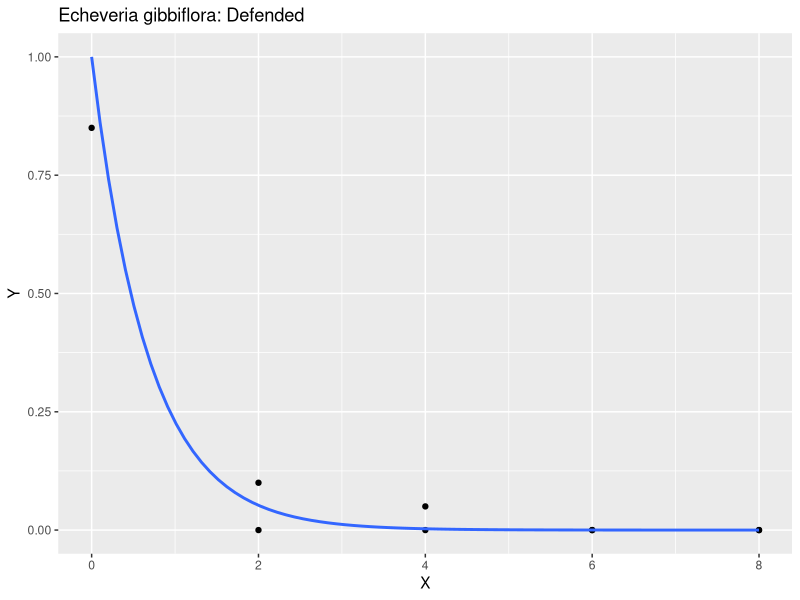
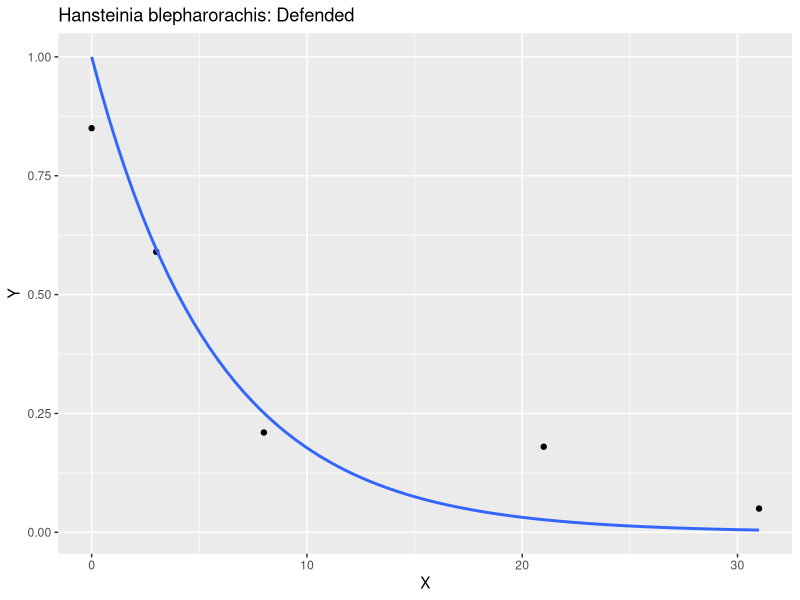
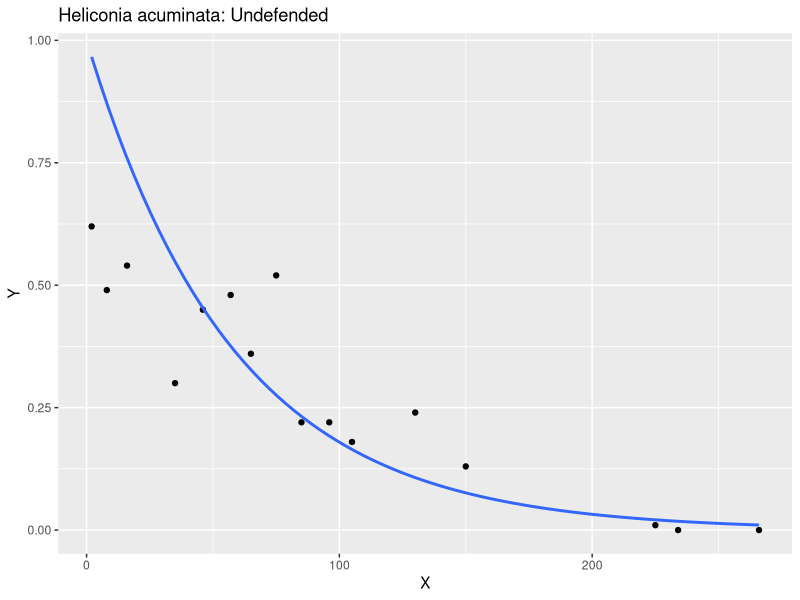
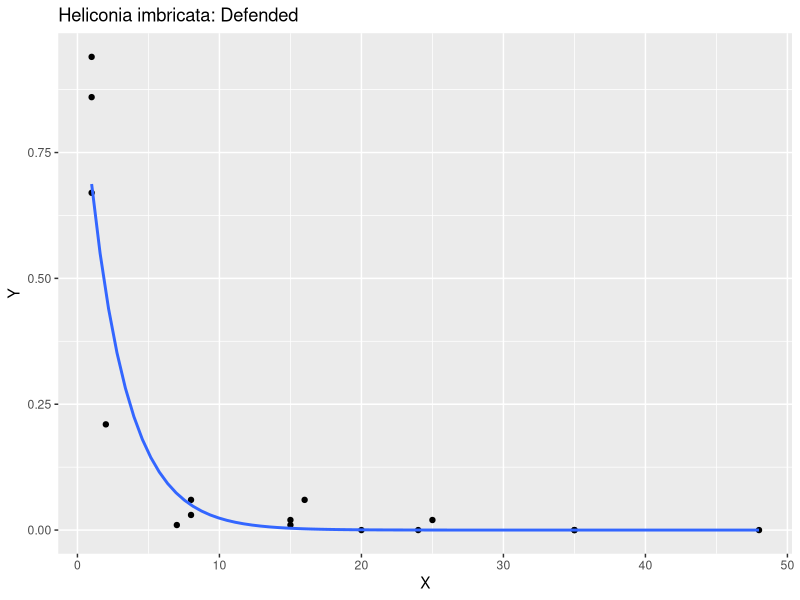
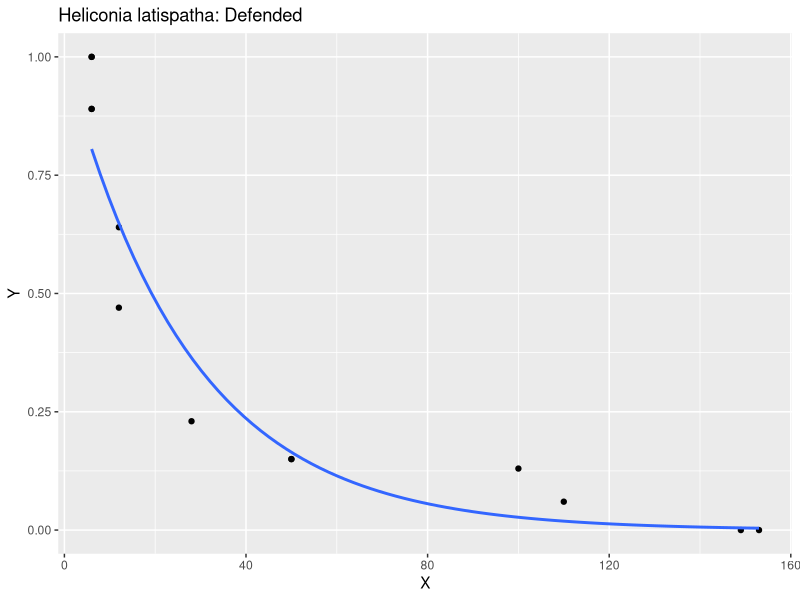
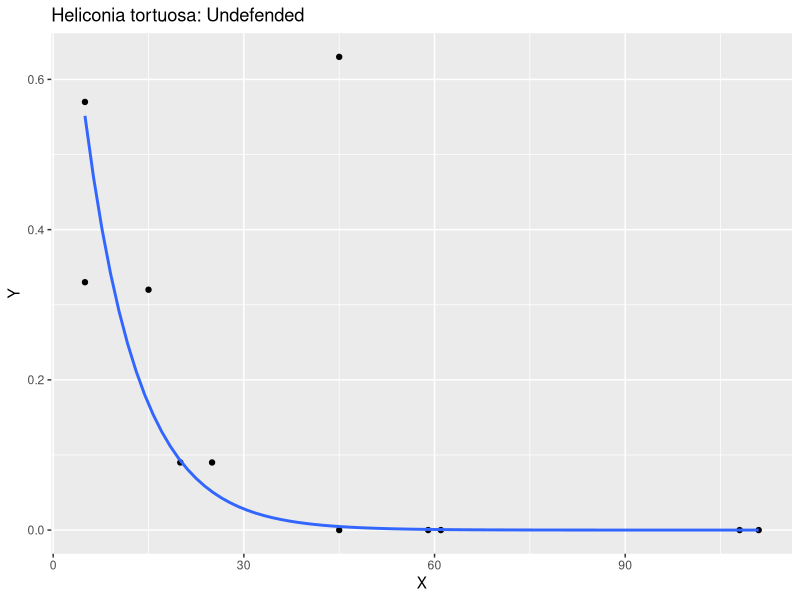
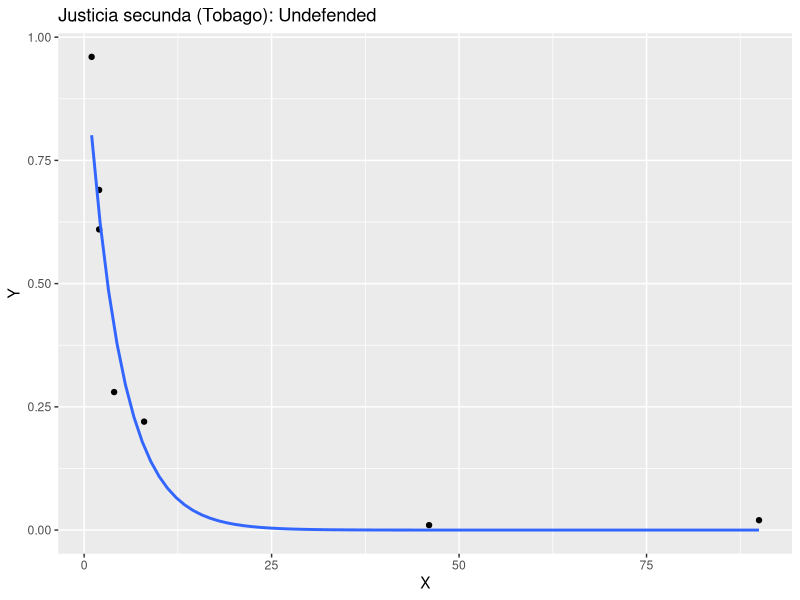
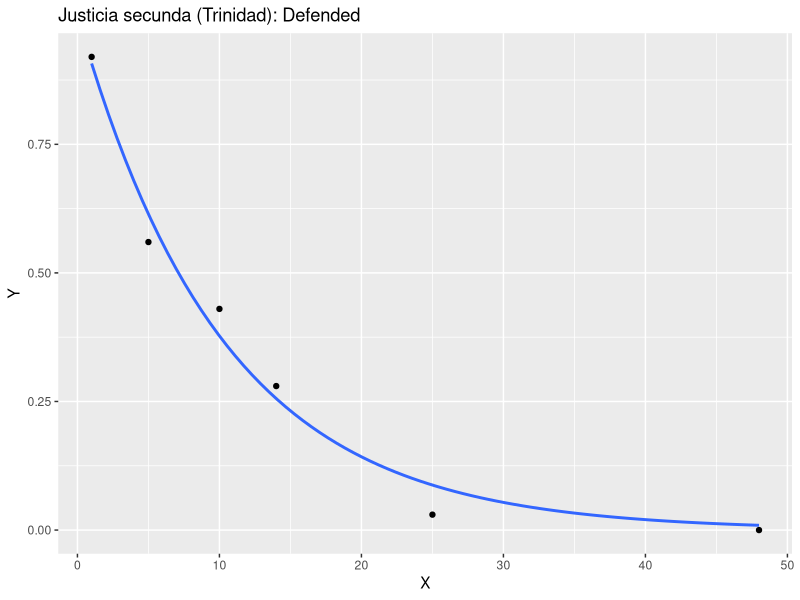

Generate these figures, in order, with R: (Note: this script raises an error after producing the figures.)
## ----setup, include = FALSE--------------------------------------------------------------------------------------------------------------------------------------------------------------------
knitr::opts_chunk$set(echo = TRUE)

library(dplyr)
library(tidyr)
library(ggplot2)
library(RColorBrewer)
library(gridExtra)
library(cowplot)
library(ggpubr)

set.seed(0)


## ----import_digitized_data---------------------------------------------------------------------------------------------------------------------------------------------------------------------
digitized_points <- read.csv("data/pollen_dispersal/Digitized_pollen_dispersal_data.csv")


## ----prepare_data_for_analysis-----------------------------------------------------------------------------------------------------------------------------------------------------------------
data <- digitized_points %>%
  
  mutate_at(vars(X, Y), ~round(., digits=0)) %>% #Round X & Y values- don't actually have as much precision as numbers from digitization imply
  mutate(Y = Y/100) %>% #Convert percent to proportion so that y ranges between 0 and 1

  #Prepare species names for plotting
  separate(Plant_species, into = c("Genus", "Species"), remove = FALSE) %>% #Remove underscore from plant names for plotting (NEW COLUMN = "SPECIES_NAME")
  mutate(Species_name = paste(Genus, Species, sep = " ")) %>%
  select(-Genus, -Species) %>%

  #Split Trinidad studies from Tobago studies for plotting/analysis
  mutate(Species_name = ifelse(grepl("Trinidad", Replicate), paste(Species_name, "(Trinidad)", sep = " "), Species_name))%>%
  mutate(Species_name = ifelse(grepl("Tobago", Replicate), paste(Species_name, "(Tobago)", sep = " "), Species_name))


## ----fit_exponential_decay_curves--------------------------------------------------------------------------------------------------------------------------------------------------------------
#Figured out starting parameter for alpha by experimenting with stats::SSasymp (SS = self starting)
plots_per_species <- data %>%
  group_by(Species_name, Dye_source_defense) %>%
  do(plot = ggplot(., aes(x = X, y = Y)) +
       geom_point() +
       stat_smooth(method = "nls", formula = y ~ exp(-alpha*x), method.args = list(start = c(alpha = 0.001)), se = FALSE) +
       labs(title = paste(.$Species_name, .$Dye_source_defense, sep = ": "))) %>%
  ungroup()

plots_per_species$plot

#All the species have fits!


## ----make_table_of_fit_parameters--------------------------------------------------------------------------------------------------------------------------------------------------------------
model_fits <- data %>%
  group_by(Species_name, Dye_source_defense)%>%
  do(fit = nls(formula = Y ~ exp(-alpha*X), data = ., start = list(alpha = 0.001)))

model_fits$fit

#Rate parameter alpha
rate_params <- model_fits %>%
  nest_by(Species_name, Dye_source_defense, fit) %>%
  summarise(broom::tidy(fit)) %>%
  ungroup() %>%
  select(Species_name, Dye_source_defense, term, estimate) %>% 
  spread(term, estimate) %>%
  rename(rate_constant = alpha) %>%
  ungroup()

#Residual sum of squares
#There is probably a more direct way to extract this from the fit objects, but this works
rss <- tibble(model = model_fits$fit) %>%
  mutate(residuals = purrr::map(model, resid),
         squared_residuals = purrr::map(residuals, ~.x^2),
         model_num = 1:length(model)) %>%
  group_by(model_num) %>%
  summarise(sum_squared_residuals = sum(unlist(squared_residuals))) %>%
  ungroup()

#Join together..
fit_summary <- cbind(rate_params, rss) %>%
  select(model_num, everything())


## ----summarize_dispersal_distances-------------------------------------------------------------------------------------------------------------------------------------------------------------
dispersal_distance_sum <- data %>%
  filter(Y > 0) %>% #Interested in how far dye got, so not interested in distances that didn't have any dye found (i.e., Y = 0)
  group_by(Study, Species_name, Dye_source_defense) %>%
  summarise(max = max(X, na.rm = TRUE),
            min = min(X, na.rm = TRUE),
            mean = mean(X, na.rm = TRUE),
            median = median(X, na.rm = TRUE)) %>%
  ungroup() %>%
  arrange(max)


## ----calculate_distance_with_50%_initial_value-------------------------------------------------------------------------------------------------------------------------------------------------
#Calculate distance at which dye proportion is 50% of initial value
#First, calculate initial dye transfer proportion, and calculate its half value
#This is a bit complicated because, initial values are not necessarily max value (1)
#Also need to account for there being multiple initial values for studies/species with multiple replicates (days)
first_x_values <- data %>%
  group_by(Study, Species_name, Dye_source_defense) %>%
  arrange(X) %>%
  summarise(first_X = first(X)) %>%
  ungroup() %>%
  mutate(first_x_ID = paste(Species_name, first_X, sep = "_"))

initial_y_values <- data %>%
  filter(Y > 0) %>%
  mutate(first_x_ID = paste(Species_name, X, sep = "_")) %>%
  filter(first_x_ID %in% first_x_values$first_x_ID) %>%
  group_by(Study, Species_name, Dye_source_defense) %>%
  summarise(initial_y = max(Y)) %>% #For species with > 1 value (i.e., if multiple replicates) - pick max initial value
  ungroup()
  
half_y_values <- initial_y_values %>%
  mutate(half_y = initial_y/2)

#At what distance does the curve hit the 'half_y' value?
#With user-defined starting values
half_y_predicted_distances <- fit_summary %>%
  left_join(half_y_values) %>%
  mutate(half_y_distance = log(half_y)/(-rate_constant)) #Solve for x, from following equation: y = exp(-alpha * x)


## ----calculate_max_search_distance-------------------------------------------------------------------------------------------------------------------------------------------------------------
#Calculate max distance that pollen was searched for (can include zero)
max_search_distance_sum <- data %>%
  group_by(Study, Species_name, Dye_source_defense)%>%
  summarise(max_search_dist = max(X))


## ----combine_summaries_of_pollen_dispersal-----------------------------------------------------------------------------------------------------------------------------------------------------
library(stringr)
pollen_dispersal_sum <- half_y_predicted_distances %>%
  left_join(dispersal_distance_sum) %>%
  left_join(max_search_distance_sum) %>%
  mutate_if(is.numeric, ~round(., digits=2)) %>%
  separate(col = Study, into = c("Authors", "Study_year"), sep = "_(?=[[:digit:]])", remove = FALSE) %>%
  select(model_num, Study_year, Study, Species_name, Dye_source_defense, rate_constant, sum_squared_residuals, initial_y, half_y_distance, min, max, mean, median, everything()) %>%
  arrange(Study_year, Study, Species_name)

#Median search distance
median(pollen_dispersal_sum$max_search_dist)
  
#Export
write.csv(pollen_dispersal_sum, "results/pollen_dispersal/Dispersal_curves_summary.csv")

## ----make_boxplots-----------------------------------------------------------------------------------------------------------------------------------------------------------------------------
#Function to make boxplots comparing summary statistics for defended vs. undefended dye sources
#Metrics to compare:
#1. Maximum dispersal distance

make_boxplot<-function(data, var){
  
  if(var == "max"){
    title_label <- "Maximum \ndispersal distance (m)\n" #\n adds a line afterwards; cheat to get label farther away from axis
  }
  
  if(var == "median"){
    title_label <- "Median \ndispersal distance (m)\n"
  }
  
  if(var == "rate_constant"){
    title_label <- "Decay rate\n"
  }
  
  if(var == "half_y_distance"){
    #title_label<-"Distance at which proportion of flowers \nwith dye reaches 50% of initial value (m)"
    title_label<-"50% decay distance (m)\n"
  } 
  
  boxplot <- ggplot(data = data, aes(x = Dye_source_defense, y = .data[[var]], fill = Dye_source_defense))+
             geom_boxplot(show.legend = FALSE, alpha = 0.5, width = 0.5)+
             geom_point(size = 2, shape = 21) +
             labs(y = title_label, x = "") +
             theme_bw() +
             theme(panel.grid.major = element_blank(),
                   panel.grid.minor = element_blank(),
                   axis.text.x = element_text(size = 14),
                   axis.text.y = element_text(size = 14),
                   axis.title.x = element_text(size = 14),
                   axis.title.y = element_text(size = 14),
                   plot.margin = unit(c(1.5, 1.5, 1.5, 2.5), "lines"), #Default plot margins in theme_bw are 1, 1, 0.5, 0.5 (top, right, bottom, left); adjusting for spacing in ggarrange when combine plots
                   legend.position = "none") +
             scale_fill_grey()

  return(boxplot)
}

max_boxplot <- make_boxplot(data = pollen_dispersal_sum, var = "max")
max_boxplot

median_boxplot <- make_boxplot(data = pollen_dispersal_sum, var = "median")
median_boxplot

decay_boxplot <- make_boxplot(data = pollen_dispersal_sum, var = "rate_constant")
decay_boxplot

half_y_boxplot <- make_boxplot(data = pollen_dispersal_sum, var = "half_y_distance")
half_y_boxplot

#Decided not to try and do any stats because sample size is T I N Y


## ----define_colors_for_dispersal_curves--------------------------------------------------------------------------------------------------------------------------------------------------------
defend_data <- filter(data, Dye_source_defense == "Defended")
undefend_data <- filter(data, Dye_source_defense == "Undefended")

num_defend_colors <- length(unique(paste(defend_data$Species_name, defend_data$Dye_source_defense, sep = "_")))
red_colors <- colorRampPalette(rev(brewer.pal(6, "YlOrRd")))(num_defend_colors + 3) #For defended species. Plus 3 gets rid of super light colors

num_undefend_colors <- length(unique(paste(undefend_data$Species_name, undefend_data$Dye_source_defense, sep = "_")))
blue_colors <- colorRampPalette(rev(brewer.pal(6, "YlGnBu")))(num_undefend_colors + 3) #For undefended species. Plus 3 gets rid of super light colors


## ----make_dispersal_curve_plots----------------------------------------------------------------------------------------------------------------------------------------------------------------
#Function to make plots (same base plot, different data)
make_curve_plots<-function(data, defended){
  
  if(defended == "Y"){
    
    plot_data <- data %>% filter(Dye_source_defense == "Defended")
    title_label <- c("Source plant defended")
    legend_labels <- defend_plant_labels
    colors <- red_colors
    position <- c(0.75, 0.65)

  }
  
  if(defended == "N"){
    
     plot_data <- data %>% filter(Dye_source_defense == "Undefended")
     title_label <- c("Source plant not defended")
     legend_labels <- undefend_plant_labels
     colors <- blue_colors
     position <- c(0.75, 0.6)
  }
  
  plot <- plot_data %>%
    ggplot(aes(x = X, y = Y, colour = Species_name)) +
      geom_point(size = 1) +
      theme_bw() +
      xlim(0, 325) +
      labs(colour = "Plant species", x = "\nDistance from source plant (m)\n", y = "Proportion of flowers with dye\n", title = title_label) +
      geom_line(stat = "smooth", method = "nls", formula = y~exp(-alpha*x), method.args = list(start = c(alpha = 0.001)), se = FALSE, alpha = 1, size = 1) +
      theme(panel.grid.major = element_blank(),
            panel.grid.minor = element_blank(),
            plot.title = element_text(face = "bold", size = 16), #can also set size here
            axis.text.x = element_text(size = 14),
            axis.text.y = element_text(size = 14),
            axis.title.x = element_text(size = 14),
            axis.title.y = element_text(size = 14),
            legend.text = element_text(size = 14),
            legend.text.align = 0, #Using expression makes legend text right-aligned for some reason
            legend.background = element_blank(),
            legend.title = element_text(face = "bold", size = 14),
            legend.position = position) + #the coordinates for legend.position are x- and y- offsets from the bottom-left of the plot, ranging from 0 - 1.
      scale_color_manual(values = colors, labels = legend_labels)

  return(plot)
}

#Reorder and italicize plant names in legend. Want color gradient to match decay rate.
temp <- pollen_dispersal_sum %>% arrange(Dye_source_defense, desc(rate_constant))

defend_plant_order <- c("Heliconia latispatha", "Justicia secunda (Trinidad)", "Hansteinia blepharorachis", "Heliconia imbricata", "Justicia spp", "Echeveria gibbiflora")
defend_plant_labels <- c(expression(italic("Heliconia latispatha")), expression(italic("Justicia secunda")*" (Trinidad)"), expression(italic("Hansteinia blepharorachis")), expression(italic("Heliconia imbricata")), expression(italic("Justicia")~"spp."), expression(italic("Echeveria gibbiflora")))

undefend_plant_order <- c("Mandevilla hirsuta (Trinidad)", "Heliconia acuminata", "Justicia secunda (Trinidad)", "Rasizea spicata", "Heliconia tortuosa", "Justicia secunda (Tobago)", "Mandevilla hirsuta (Tobago)")
undefend_plant_labels <- c(expression(italic("Mandevilla hirsuta")*" (Trinidad)"), expression(italic("Heliconia acuminata")), expression(italic("Justicia secunda")*" (Trinidad)"), expression(italic("Rasizea spicata")), expression(italic("Heliconia tortuosa")), expression(italic("Justicia secunda")*" (Tobago)"), expression(italic("Mandevilla hirsuta")*" (Tobago)"))

defend_plot <- make_curve_plots(data = data %>% mutate(Species_name = factor(Species_name, levels = defend_plant_order)), defended = "Y")
defend_plot

undefend_plot <- make_curve_plots(data = data %>% mutate(Species_name = factor(Species_name, levels = undefend_plant_order)), defended = "N")
undefend_plot


## ----combine_plots-----------------------------------------------------------------------------------------------------------------------------------------------------------------------------
#Make a composite figure with pollen dispersal curves *and* boxplots
#Pollen dispersal curves
curves_multiplot <- ggpubr::ggarrange(defend_plot, undefend_plot,
                                    labels = c("A", "B"),
                                    font.label = list(size = 14),
                                    ncol = 1, nrow = 2,
                                    align = "v")
curves_multiplot

#Boxplots of summary metrics
boxplot_multiplot <- ggpubr::ggarrange(max_boxplot, median_boxplot, half_y_boxplot, decay_boxplot,
                                 labels = c("C", "D", "E", "F"), #Lettering starts at 'C' because curves are 'A'+'B"
                                 font.label = list(size = 14),
                                 hjust = -0.5, vjust = 1.5, #Default label positions
                                 ncol = 2, nrow = 2,
                                 align = "v")

boxplot_multiplot

#Pollen dispersal curves plus boxplots
curves_boxplot_multiplot <- ggpubr::ggarrange(curves_multiplot, boxplot_multiplot, ncol = 1, nrow = 2, heights = c(1.5, 1), align = "v") #With boxplots below
curves_boxplot_multiplot

#Export
ggsave(filename = "results/pollen_dispersal/Pollen_dispersal_curves_metrics.png", plot = curves_boxplot_multiplot, device = "png", width = 8.5, height = 14, units = "in", dpi = 300, bg = "white")

